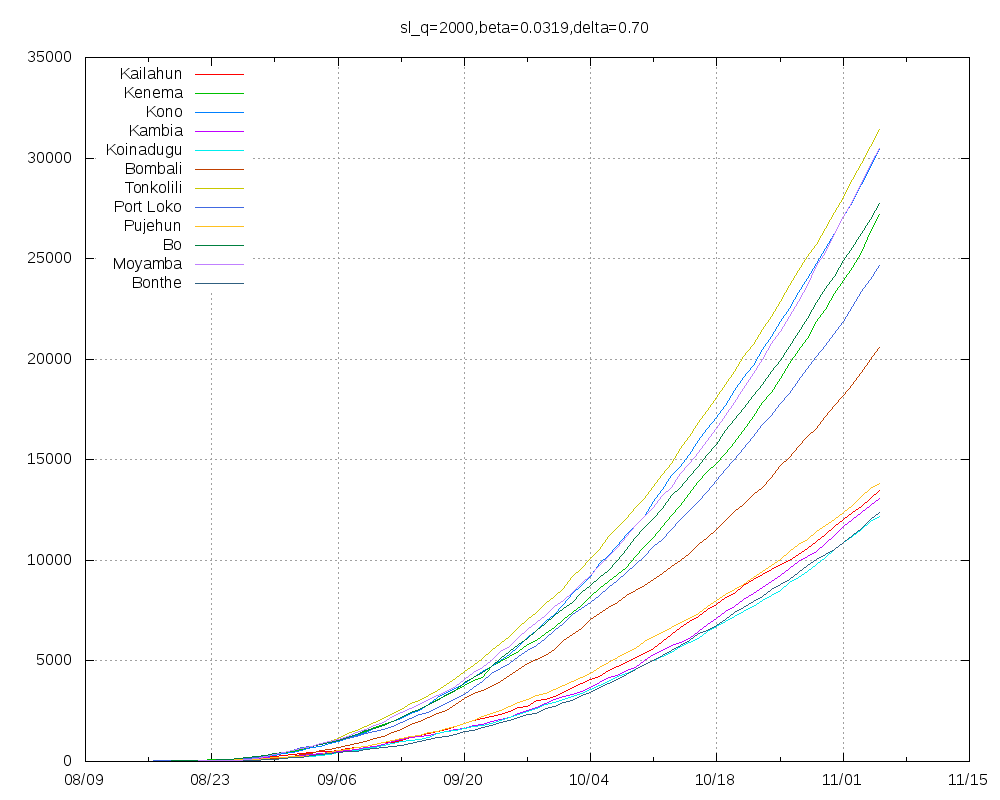

Write the gnuplot code that produced this figure.
set title "sl_q=2000,beta=0.0319,delta=0.70"
set key top left
set grid
set xdata time
set timefmt "%Y-%m-%d"
set terminal png size 1000,800
set output "sl_q=2000,beta=0.0319,delta=0.70.png"
plot "Kailahun.tab" using 1:2 title "Kailahun" with lines,"Kenema.tab" using 1:2 title "Kenema" with lines,"Kono.tab" using 1:2 title "Kono" with lines,"Kambia.tab" using 1:2 title "Kambia" with lines,"Koinadugu.tab" using 1:2 title "Koinadugu" with lines,"Bombali.tab" using 1:2 title "Bombali" with lines,"Tonkolili.tab" using 1:2 title "Tonkolili" with lines,"Port_Loko.tab" using 1:2 title "Port Loko" with lines,"Pujehun.tab" using 1:2 title "Pujehun" with lines,"Bo.tab" using 1:2 title "Bo" with lines,"Moyamba.tab" using 1:2 title "Moyamba" with lines,"Bonthe.tab" using 1:2 title "Bonthe" with lines
